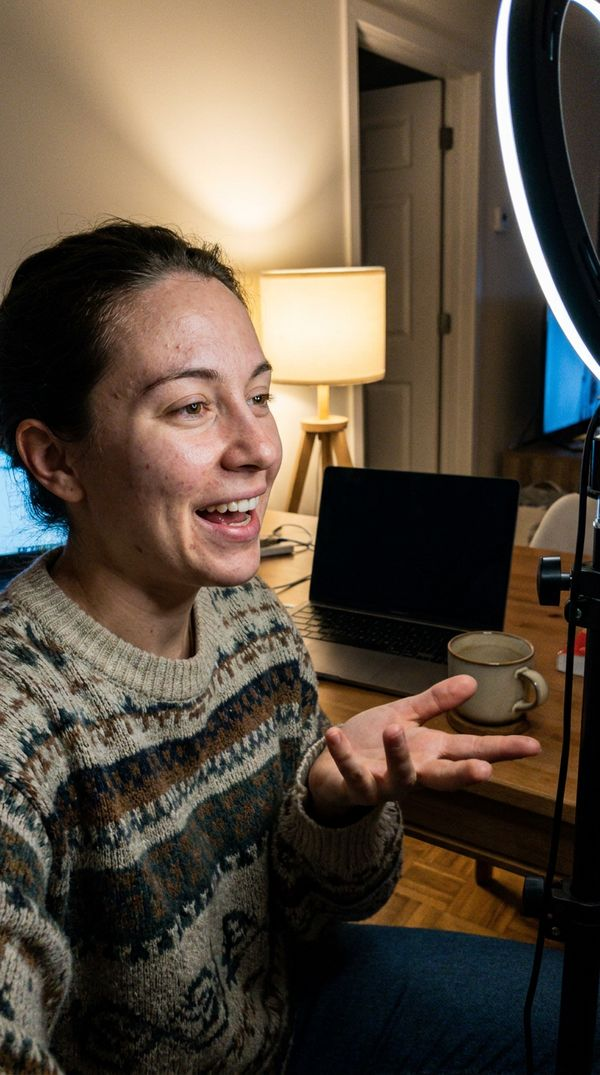
#> input picture design-handoff/assets/images/creator-agency-desk.jpg, 600 x 1075 px
$ python diff.py ../assets/images/creator-agency-desk.jpg ../assets/images/creator-coach-home.jpg out.png
#> lines starting #> are read from the running program, lines starting #| are printed output that depends on the picture; after the words box and inside, x2 and y2 are one past the last pixel; in counts of white or black regions, pixels touching at a corner belong together
# python3 -I diff.py board.png app.png out.png  -> prints % of pixels that differ
import sys
from PIL import Image, ImageChops, ImageDraw
a=Image.open(sys.argv[1]).convert('RGB'); b=Image.open(sys.argv[2]).convert('RGB')
#> further down, a is the input picture: PIL image 600x1075 RGB; mean R, G, B 90.1, 77.6, 63.9
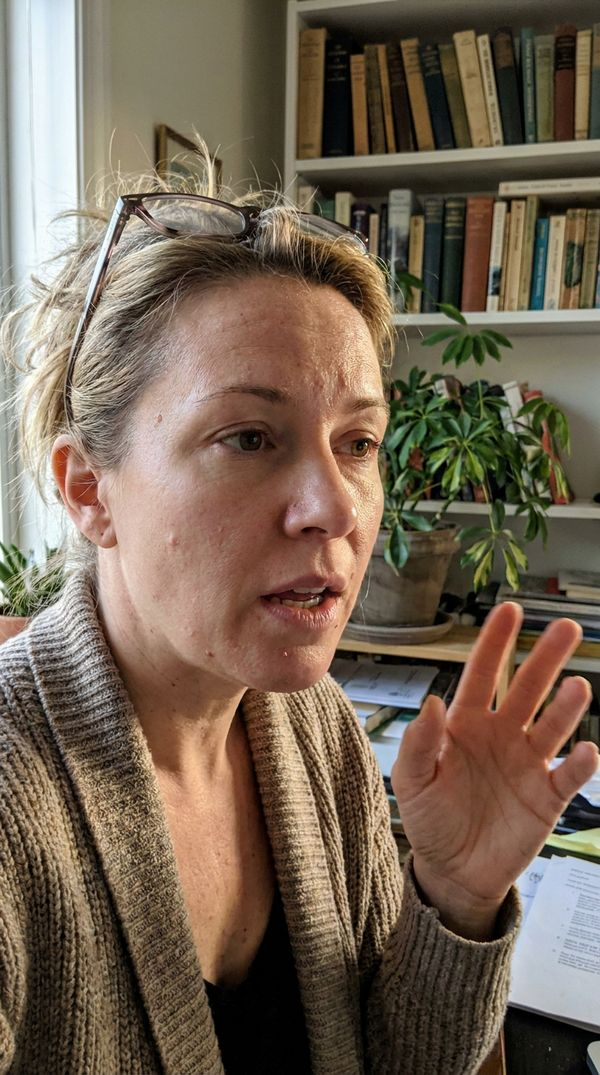
#> input picture design-handoff/assets/images/creator-coach-home.jpg, 600 x 1075 px
#> further down, b is the input picture: PIL image 600x1075 RGB; mean R, G, B 116.9, 100.7, 83.7
W=max(a.width,b.width); H=max(a.height,b.height)
#> after `W = max(a.width, b.width)`: W = 600
#> after `H = max(a.height, b.height)`: H = 1075
A=Image.new('RGB',(W,H),(255,0,255)); A.paste(a,(0,0)); B=Image.new('RGB',(W,H),(255,0,255)); B.paste(b,(0,0))
#> after `A = Image.new('RGB', (W, H), (255, 0, 255))`:
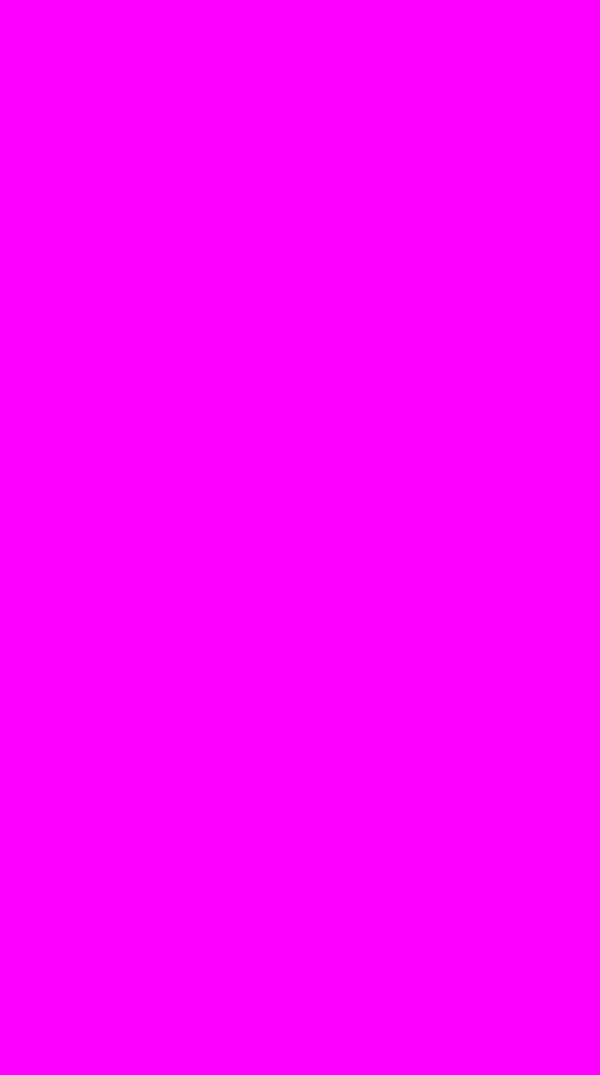
#> A: PIL image 600x1075 RGB; mean R, G, B 255, 0, 255
d=ImageChops.difference(A,B).convert('L')
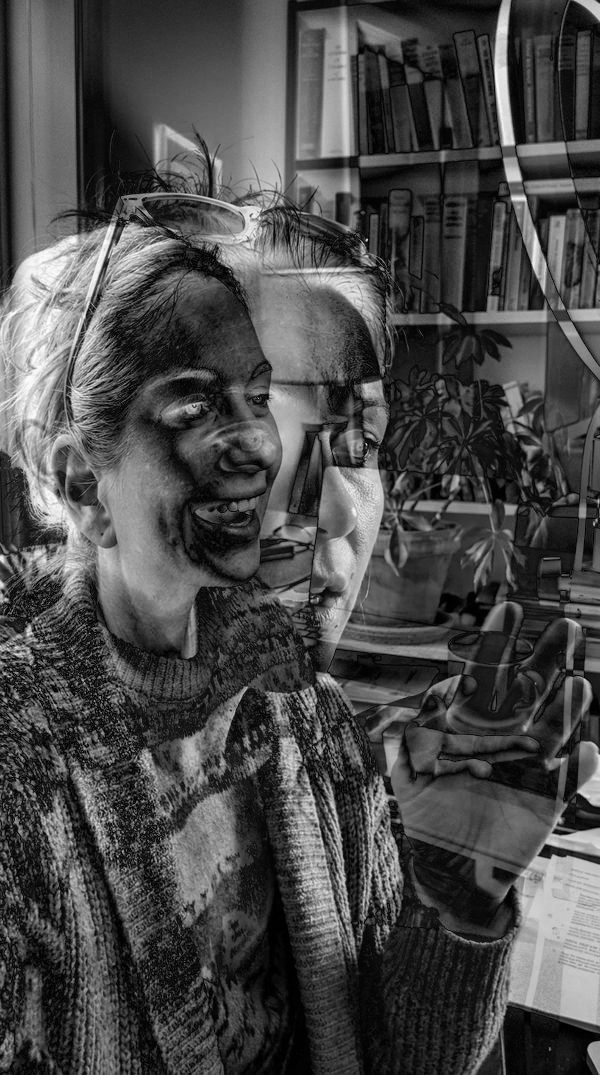
#> d: PIL image 600x1075 L; min 0, max 254, mean 73.8
mask=d.point(lambda v:255 if v>24 else 0)
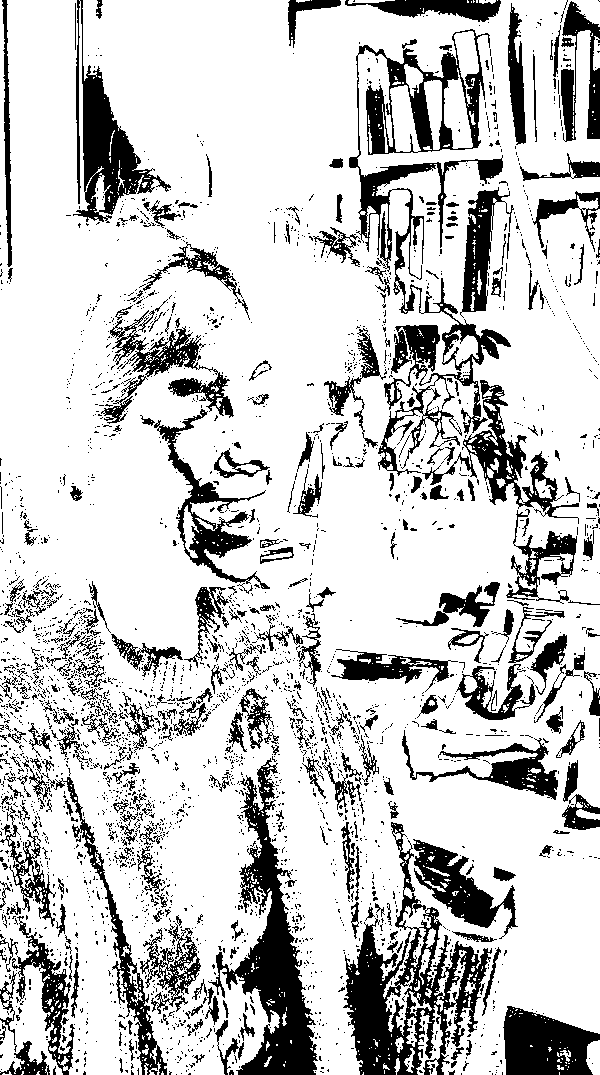
#> mask: PIL image 600x1075 L; 79.2% white; 3150 black regions (2797 under 20 px), largest, box (x1, y1, x2, y2) and area: (349, 29, 511, 476) 14690, (343, 822, 492, 1075) 11558, (208, 758, 318, 1075) 11000
#> (the run stopped early here; a loop or call above may not have finished)
